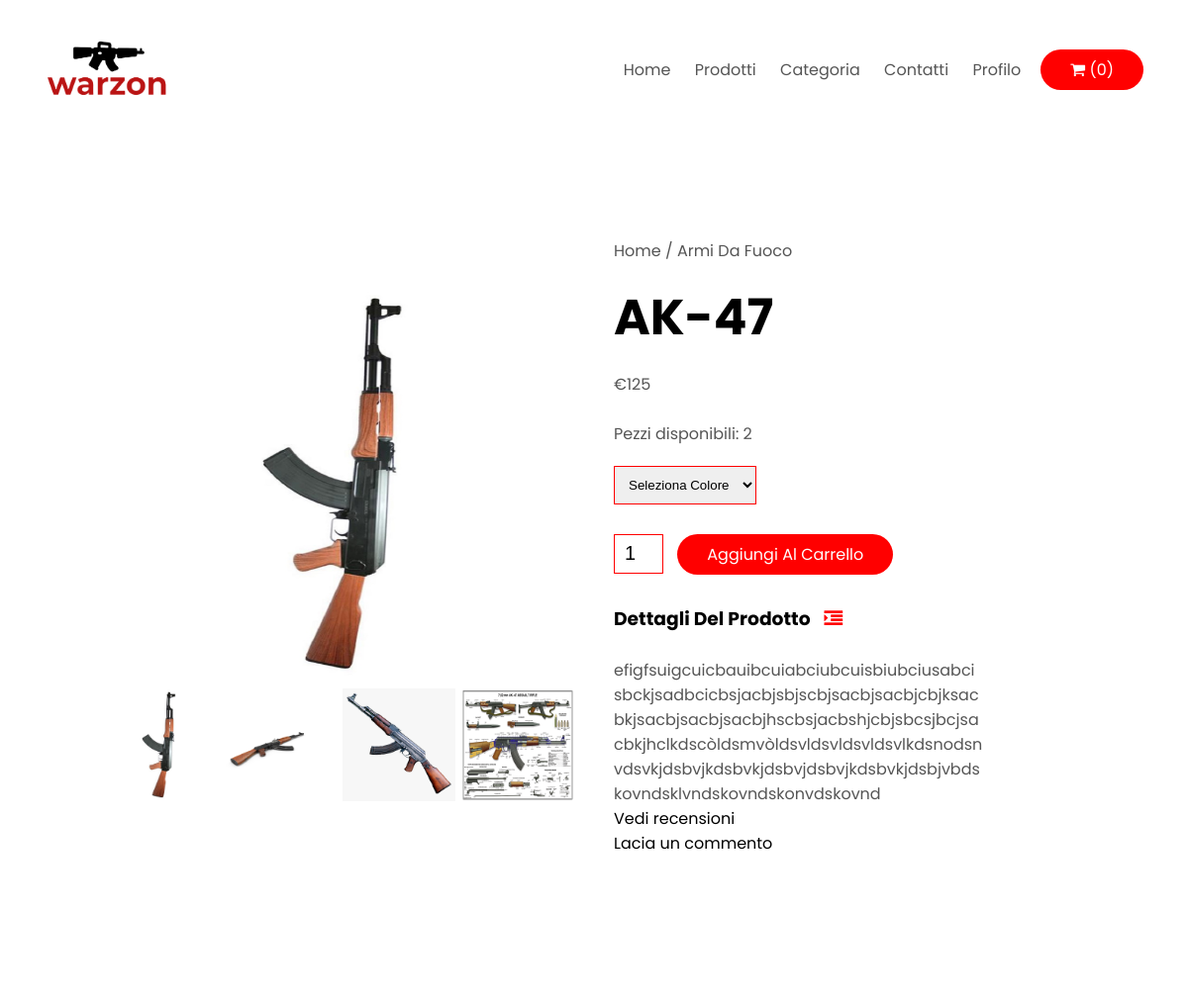
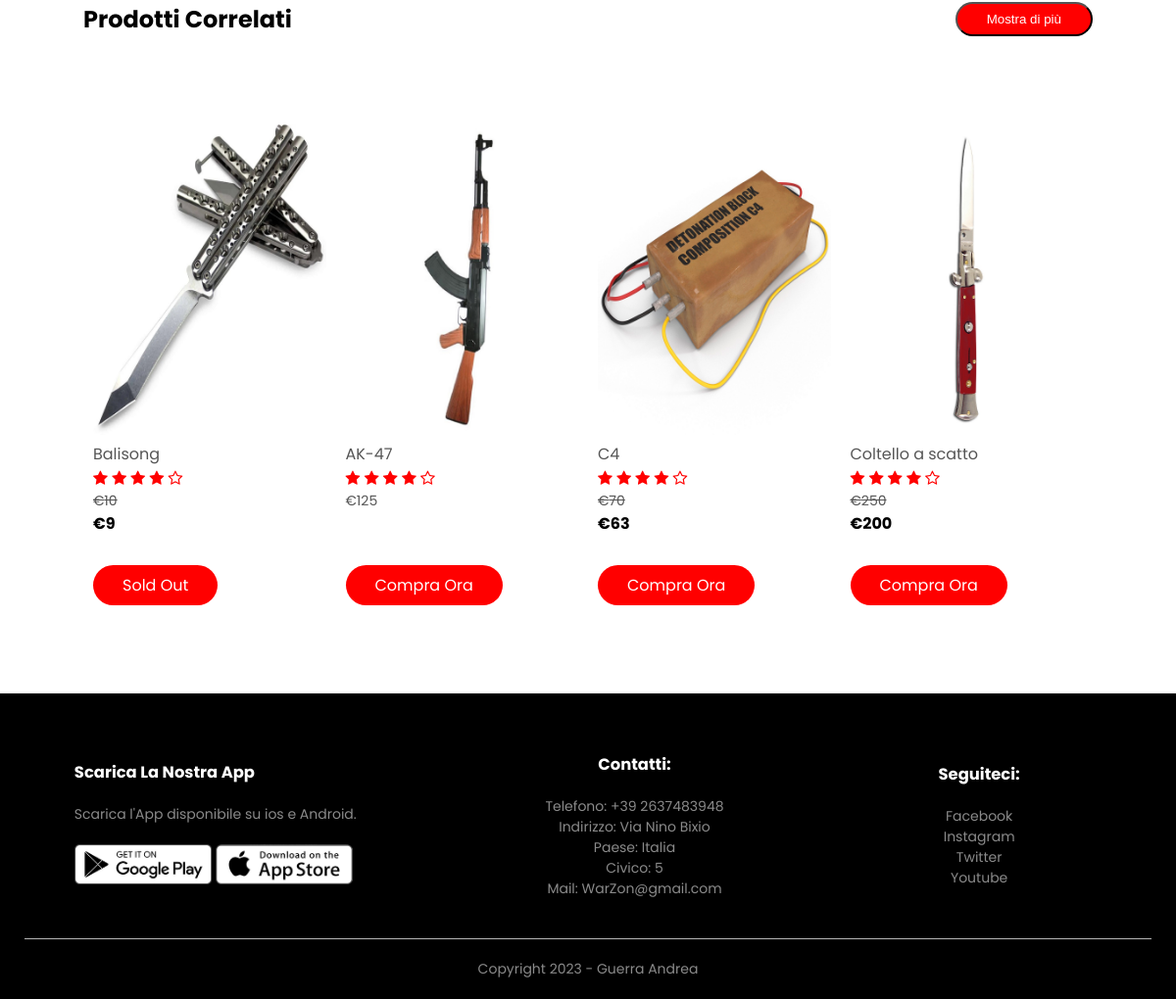
Screenshot of /ecommerce/dettagliProdotto.php?id=2&q=1 with the database file from the repository (2 pictures, top to bottom).
### tables this page shows
CREATE TABLE `articoli` (
  `Id` int(11) NOT NULL,
  `Titolo` varchar(254) NOT NULL,
  `Descrizione` text NOT NULL,
  `Venditore` varchar(254) NOT NULL,
  `Condizione` enum('New','Usage') NOT NULL,
  `Prezzo` float NOT NULL,
  `Sconto` int(3) NOT NULL DEFAULT 0,
  `Pezzi` int(11) NOT NULL,
  `IdCategoria` int(11) NOT NULL
);

CREATE TABLE `categorie` (
  `Idc` int(11) NOT NULL,
  `Tipo` varchar(254) NOT NULL
);

### ecommerce/dettagliProdotto.php (the view, shortened to what this page needs)
<!DOCTYPE html>
<html class="no-js" lang="en">
<head>
   <link rel="stylesheet" href="css/style.css">
   <link rel="stylesheet" href="https://stackpath.bootstrapcdn.com/font-awesome/4.7.0/css/font-awesome.min.css">
</head>
<body>
   <div class="container">
   <div class="navbar">
      <div class="logo">
         <img src="logo2.png" width="125px">
      </div>
      <nav>
         <ul id="MenuItems">
            <li><a href="index.php">Home</a></li>
            <li><a href="prodotti.php">Prodotti</a></li>
            <li class="dropdown">
            <a href="#">Categoria</a>
            <?php
            include("connectionDBEcommerce.php");
         ?>
         </li>
            <li><a href="#contatti">Contatti</a></li>
            <li class="dropdown">
            <?php
                            if (isset($_SESSION["Username"])) {
                                echo "<a href='#' class='nav-link dropdown-toggle' data-toggle='dropdown'>" . $_SESSION["Username"] . "</a>
                                <div class='dropdown-menu'>
                                    <a href='my-account.php' class='dropdown-item userDropdown'>My Account</a>
                                    <a href='index.php?msg=Logout successfully!&type=danger' class='dropdown-item userDropdown'>Logout</a>
                                </div>";
                            } else {
                                echo "<a href='#' class='nav-link dropdown-toggle' data-toggle='dropdown'>Profilo</a>
                                <div class='dropdown-menu'>
                                    <a href='account.php' class='dropdown-item userDropdown'>Login</a>
                                    <a href='account.php' class='dropdown-item userDropdown'>Register</a>
                                </div>";
                            }
                            ?>
                           </li>
         </ul>
      </nav>
      <a href="carrello.php" class="btn cart">
                            <i class="fa fa-shopping-cart"></i>
                            <?php
                            if (isset($_SESSION["IDCarrello"])) {
                                $sql = "SELECT COUNT(*) FROM contenuto JOIN carrello
                                ON contenuto.IdCarrello = carrello.Id
                                WHERE carrello.Id = '" . $_SESSION["IDCarrello"] . "'";
                                $result = $conn->query($sql);
                                $row = $result->fetch_assoc();
                                $n = $row["COUNT(*)"];
                            } else
                                $n = 0;
                            echo "<span>(" . $n . ")</span>"
                            ?>
                        </a>
</div>
</div>
<div class="small-container single-product">
    <div class="row">
    <?php
    $sql = "SELECT articoli.Id, articoli.Titolo, Prezzo, Sconto, Pezzi, Descrizione , Tipo FROM articoli JOIN categorie ON articoli.IdCategoria=categorie.Idc  WHERE articoli.Id = '" . $_GET["id"] . "' GROUP BY articoli.Id";
        $result = $conn->query($sql);
        if ($result->num_rows > 0) {
            while ($row = $result->fetch_assoc()) {
                $titolo = $row['Titolo'];
                echo "<div class='col-2'>
                    <img src='img/prodotto-{$row['Id']}.jpg' width='100%' height='400px' id='ProductImg' alt='Product Image'>
                    <div class='small-img-row'>
                        <div class='small-img-col'>
                            <img src='img/{$titolo}-1.jpg' width='100%' class='small-img'>
                        </div>
                        <div class='small-img-col'>
                            <img src='img/{$titolo}-2.jpg' width='100%' class='small-img'>
                        </div>
                        <div class='small-img-col'>
                            <img src='img/{$titolo}-3.jpg' width='100%' class='small-img'>
                        </div>
                        <div class='small-img-col'>
                            <img src='img/{$titolo}-4.jpg' width='100%' class='small-img'>
                        </div>
                    </div>
                </div>
                <div class='col-2'>
                <p>Home / {$row['Tipo']}</p>
                <h1>{$row['Titolo']}</h1>";
                if ($row['Sconto'] != 0) {
                    $discountedPrice = round($row['Prezzo'] * (100 - $row['Sconto']) / 100, 2);
                    echo "<p><s>€{$row['Prezzo']}</s></p><b>€{$discountedPrice}</b><br>";
                } else {
                    echo "<p>€{$row['Prezzo']}</p><br>";
                }
                echo "<p>Pezzi disponibili: " . $row["Pezzi"] . "</p>
                <select>
                    <option>Seleziona Colore</option>
                    <option>Rosso</option>
                    <option>Blu</option>
                    <option>Grigio</option>
                </select>";
                if ($row["Pezzi"] >= 1)
                echo "  <input type='number' name='q' value='1' min=1 max=" . $row["Pezzi"] . ">
                <input type='hidden' name='id' value='" . $row["Id"] . "'>
                <a href='aggiungiAlCarrello.php?id=". $row["Id"] ."&q=1' class='btn'>Aggiungi Al Carrello</a>
                    <h3>Dettagli Del Prodotto <i class='fa fa-indent'></i></h3>
                <br>
                <p>{$row['Descrizione']}</p>
                <p><a href='recensioneArticolo.php?id=". $row["Id"] ."&q=1' style='color: black;'>Vedi recensioni</a></p>
                <p><a href='aggiungiRecensione.php?id=". $row["Id"] ."&titolo=". $row["Titolo"] ."' style='color: black;'>Lacia un commento</a></p>
            </div>";
            }
        }
?>
    </div>
</div>
<div class="small-container">
    <div class="row row-2">
        <h2>Prodotti Correlati</h2>
        <p><input type="button" class="btn" value="Mostra di più" onclick="mostraENascondi();"></p>
    </div>
</div>
<div class="small-container">
    <div class="row">
        <?php
            $sql="SELECT articoli.Id, Titolo, Prezzo,Sconto, Pezzi FROM articoli";
            $result=$conn->query($sql);
            if($result->num_rows>0) {
                while($row =$result->fetch_assoc()){
                    echo "<div class='col-6'>
                        <a href='dettagliProdotto.php?id=" . $row["Id"] . "&q=1'>
                        <img src='img/prodotto-" . $row["Id"] . ".jpg' alt='Product Image'>
                        </a>
                        <a href='#'>" . $row["Titolo"] . "</a>
                        <div class='rating'>
                            <i class='fa fa-star'></i>
                            <i class='fa fa-star'></i>
                            <i class='fa fa-star'></i>
                            <i class='fa fa-star'></i>
                            <i class='fa fa-star-o'></i>
                        </div>";
                    if ($row["Sconto"] != 0)
                    echo "<p><s>€" . $row["Prezzo"] . "</s></p><b> €" . round($row["Prezzo"] * (100 - $row["Sconto"]) / 100, 2) . "</b><br>";
                    else
                        echo "<p>€" . $row["Prezzo"] . "</p><br>";
                    if ($row["Pezzi"] > 0)
                        echo "<a class='btn' href='checkout.php?id=" . $row["Id"] . "'>Compra Ora</a>";
                    else
                        echo "<a class='btn soldout'>Sold Out</a>";
                    echo "</div>";
                }
            }
        ?>
    </div>
</div>
<section id="contatti">
   <div class="fine">
      <div class="container">
         <div class="row">
            <div class="fine-col-1">
               <h3>Scarica La Nostra App</h3>
               <p>Scarica l'App disponibile su ios e Android.</p>
               <div class="app-logo">
                  <img src="img/play-store.png">
                  <img src="img/app-store.png">
               </div>
            </div>
            <div class="fine-col-3">
               <h3>Contatti:</h3>
               <ul>
                  <li>Telefono: +39 2637483948</li>
                  <li>Indirizzo: Via Nino Bixio</li>
                  <li>Paese: Italia</li>
                  <li>Civico: 5</li>
                  <li>Mail: WarZon@gmail.com</li>
               </ul>
            </div>
            <div class="fine-col-4">
               <h3>Seguiteci:</h3>
               <ul>
                  <li>Facebook</li>
                  <li>Instagram</li>
                  <li>Twitter</li>
                  <li>Youtube</li>
               </ul>
            </div>
         </div>
         <hr>
         <p class="copyright">Copyright 2023 - Guerra Andrea</p>
      </div>
</div>
      </section>
</body>
</html>

### ecommerce/css/style.css (style rules this page uses)
* { margin: 0; padding: 0; box-sizing: border-box; }
body { font-family: 'Poppins',sans-serif; }
nav ul li.dropdown { position: relative; }
.navbar { display: flex; align-items: center; padding: 20px; }
nav { flex: 1; text-align: right; }
nav ul { display: inline-block; list-style-type: none; }
nav ul li { display: inline-block; margin-right: 20px; }
a { text-decoration: none; color: #555; }
p { color: #555; }
.container { max-width: 1300px; margin: auto; padding-left: 25px; padding-right: 25px; }
.row { display: flex; align-items: center; flex-wrap: wrap; justify-content: space-around; }
.col-2 { flex-basis: 50%; min-width: 300px; }
.col-2 img { max-width: 100%; padding: 50px 0; }
.col-2 h1 { font-size: 50px; line-height: 60px; margin: 25px 0; }
.btn { display: inline-block; background: #ff0000; color: #fff; padding: 8px 30px; margin: 30px 0; border-radius: 30px; transition: background 0.5s; }
.small-container { max-width: 1080px; margin: auto; padding-left: 25px; padding-right: 25px; }
.col-6 { flex-basis: 25%; padding: 10px; min-width: 200px; margin-bottom: 50px; transition: transform 0.5s; }
.col-6 img { width: 100%; }
.col-6 p { font-size: 14px; }
.rating .fa { color: #ff0000; }
.fine { background: #000; color: #8a8a8a; font-size: 14px; padding: 60px 0 20px; }
.fine p { color: #8a8a8a; }
.fine h3 { color: #fff; margin-bottom: 20px; }
.fine-col-1,.fine-col-2,.fine-col-3,.fine-col-4 { min-width: 250px; margin-bottom: 20px; }
.fine-col-1 { flex-basis: 30%; }
.fine-col-3,.fine-col-4 { flex-basis: 12%; text-align: center; }
ul { list-style-type: none; }
.app-logo { margin-top: 20px; }
.app-logo img { width: 140px; }
.fine hr { border: none; background: #b5b5b5; height: 1px; margin: 20px 0; }
.copyright { text-align: center; }
.row-2 { justify-content: space-between; margin: 100px auto 50px; }
select { border: 1px solid #ff0000; padding: 5px; }
.single-product { margin-top: 80px; }
.single-product .col-2 img { padding: 0; }
.single-product .col-2 { padding: 20px; }
.single-product select { display: block; padding: 10px; margin-top: 20px; }
.single-product input { width: 50px; height: 40px; padding-left: 10px; font-size: 20px; margin-right: 10px; border: 1px solid #ff0000; }
.single-product .fa { color: #ff0000; margin-left: 10px; }
.small-img-row { display: flex; justify-content: space-between; }
.small-img-col { flex-basis: 24%; cursor: pointer; }

### rows the page displays
articoli: Titolo (picture), IdCategoria.Tipo "Armi Da Fuoco", Titolo "AK-47", Prezzo "125", Pezzi "2", Descrizione "efigfsuigcuicbauibcuiabciubcuisbiubciusabci sbckjsadbcicbsjacbjsbjscbjsacbjsacbjcbjksac bkjsacbjsacbjsacbjhscbsjacbshjcbjsbcsjbcjsa cbkjhclkdscòldsmvòldsvldsvldsvldsvlkdsnodsn vdsvkjdsbvjkdsbvkjdsbvjdsbvjkdsbvkjdsbjvbds kovndsklvndskovndskonvdskovnd", shows a picture
articoli: shows a picture, Titolo "Balisong", Prezzo "10", $row["Prezzo"] * (100 - $row["Sconto"]) / 100 "9", Pezzi "Sold Out"
articoli: shows a picture, Titolo "C4", Prezzo "70", $row["Prezzo"] * (100 - $row["Sconto"]) / 100 "63"
articoli: shows a picture, Titolo "Coltello a scatto", Prezzo "250", $row["Prezzo"] * (100 - $row["Sconto"]) / 100 "200"

### other values shown
$n "0"
